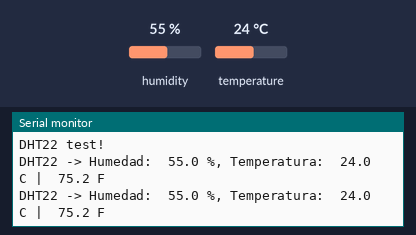
The program below on a simulated ESP32. On the bench: the last lines printed to the serial monitor. The test bench sets the inputs (shaded band); at power-on: temperature 24 °C, humidity 55 %.

Above: at 4.8 s.
4.9 s: temperature set to 41 °C
At 6.7 s:
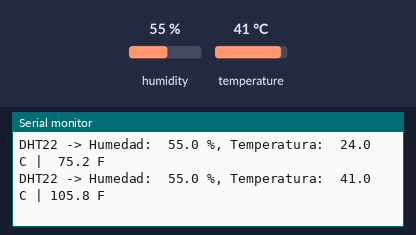
9.5 s: humidity set to 22 %
At 11.3 s:
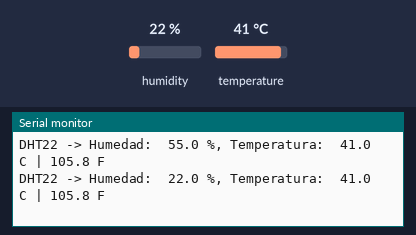
12.5 s: humidity set to 40 %
At 14.8 s:
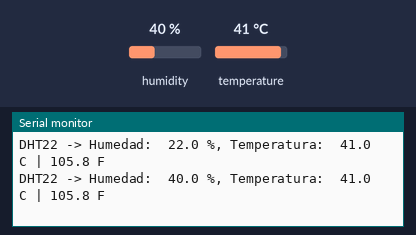
Timing chart, 0 to 16.3 s (numbered marks = the images above; inputs shaded):
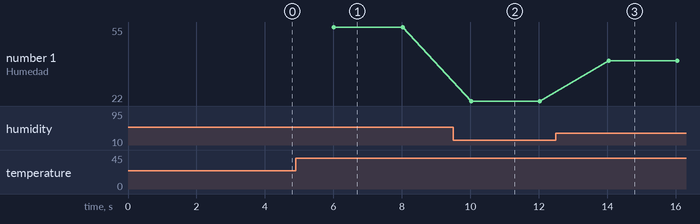

The program:

main.cpp
```cpp
/*
 *     Project 07-dht - main.cpp
 *
 *     Austral 2022 - IntroComp - EAM
 *
 *   Temperature and humidity measurement using DHT-XX sensor
 *
 *         Requieres following libraries
 *         - DHT Sensor Library
 *         - Adafruit Unified Sensor Library
 */

#include <Adafruit_Sensor.h>
#include <DHT.h>

/*
 *      Definitions in platformio.ini
 *      DHTPIN      GPIO where DHTxx data is connected
 *      DHTTYPE     Constant defining sensor type: DHT11 or DHT22
 *      SERIAL_BAUD Serial port Baud rate
 */

DHT dht(DHTPIN, DHTTYPE);   // New DHT type object

void
setup(void)
{
    Serial.begin(SERIAL_BAUD);
    Serial.printf( "\n\r\nDHT%d test!\n\r", DHTTYPE);
    dht.begin();
}

void
loop()
{
    float h, t, f;

    delay(2000);                    // It is a low speed sensor !!

    h = dht.readHumidity();
    t = dht.readTemperature();     // in Celsius
    f = dht.readTemperature(true); // in Fahrenheit

    if (isnan(h) || isnan(t) || isnan(f))   //    Failed measurement ?
        Serial.printf("Measurement failure");
    else
        Serial.printf( "DHT%d -> Humedad: %5.1f %%, Temperatura: %5.1f C | %5.1f F\n\r", DHTTYPE, h, t, f );
}
```

Measured:
- after the input at 4.9 s, the serial monitor: prints a new line after 1.1 s (image 1)
- after the input at 9.5 s, the serial monitor: prints a new line after 0.53 s (image 2)
- after the input at 12.5 s, the serial monitor: prints a new line after 1.5 s (image 3)
- plotted number 1: 22 → 40 after the input at 12.5 s
